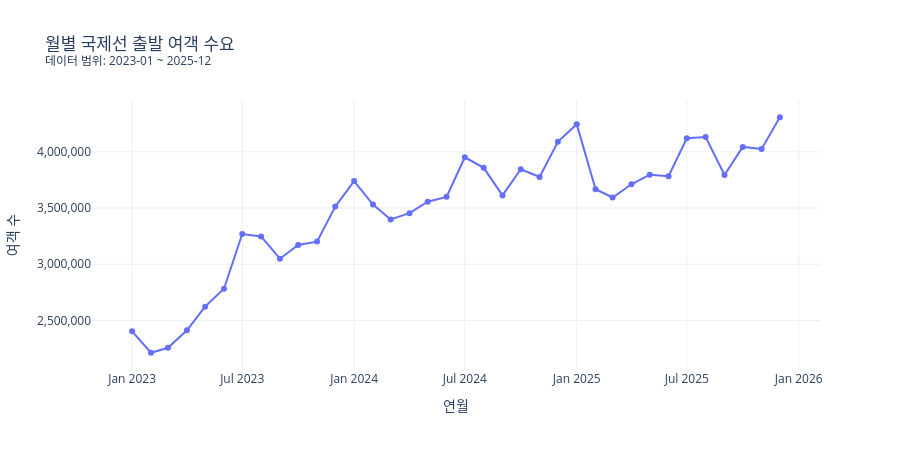

The notebook cell this image was saved under:
### Code cell
# 차트: 전체 기간의 월별 국제선 여객 수요 흐름을 확인한다.
demand_chart = monthly_demand_df.copy()
demand_chart['기준월'] = pd.to_datetime(demand_chart['연월'], format='%Y%m')

fig = px.line(
    demand_chart,
    x='기준월',
    y='여객 수',
    markers=True,
    title=chart_title('월별 국제선 출발 여객 수요', demand_chart['연월']),
    labels={'기준월': '연월', '여객 수': '여객 수'},
    template=PLOTLY_TEMPLATE,
)
fig.update_yaxes(tickformat=',')
fig.update_layout(height=450, showlegend=False)
fig.show(config={'displaylogo': False})
